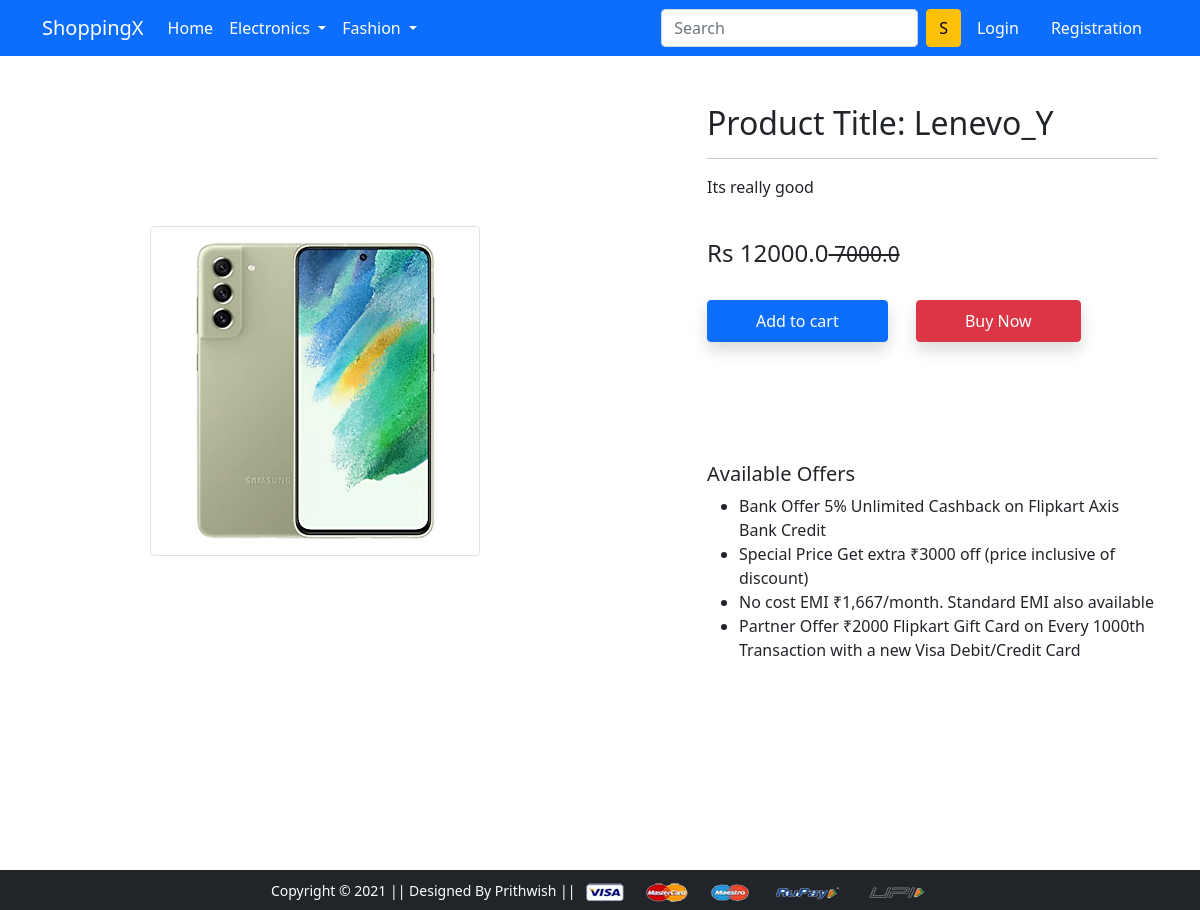
Screenshot of /product-detail/1 with the database file from the repository.
### app/models.py (models this page shows, shortened)
class Product(models.Model):
    title = models.CharField(max_length=100)
    selling_price = models.FloatField()
    discount_price = models.FloatField()
    description = models.CharField(max_length=20)
    brand = models.CharField(max_length=20)
    category = models.CharField(choices=CATEGORY_CHOICES, max_length=4)
    product_image = models.ImageField(upload_to='productimg')

### app/views.py (the view)
# urls.py: path('product-detail/<int:pk>', views.ProductDetailView.as_view(), name='product-detail'),
class ProductDetailView(View):
    def get(self, request, pk):
        product = Product.objects.get(pk=pk)
        item_already_in_cart = False
        if request.user.is_authenticated:
            item_already_in_cart = Cart.objects.filter(Q(product=product.id) & Q(user=request.user)).exists()
        return render(request, 'app/productdetail.html', {'product':product, 'item_already_in_cart':item_already_in_cart})

### app/templates/app/productdetail.html (shortened to what this page needs)
{% extends 'app/base.html' %}
{% load static %}
{% block main-content %}
<div class="container my-5">
 <div class="row">
  <div class="col-sm-6 text-center align-self-center">
   <img src="{{product.product_image.url}}" alt="" class="img-fluid img-thumbnail">
  </div>
  <div class="col-sm-5 offset-sm-1">
   <h2>Product Title: {{product.title}}</h2>
   <hr>
   <p>{{product.description}}</p> <br>
   <h4>Rs {{product.selling_price}}<small class="fw-light text-decoration-line-through"> {{product.discount_price}}</small></h4> <br>
   {% if not request.user.is_authenticated %}
	<form action="/add-to-cart" class="d-inline">
		<button type="submit" class="btn btn-primary shadow px-5 py-2">Add to cart</button>
	</form>
	{% endif %}
   <form action="/add-to-buy" class="d-inline">
		<button type="submit" class="btn btn-danger shadow px-5 py-2 ms-4">Buy Now</button>
   </form>
   <br>
   <br>
   <br>
   <br>
   <h5 class="mt-5">Available Offers</h5>
   <ul>
    <li>Bank Offer 5% Unlimited Cashback on Flipkart Axis Bank Credit</li>
    <li>Special Price Get extra ₹3000 off (price inclusive of discount)</li>
    <li>No cost EMI ₹1,667/month. Standard EMI also available</li>
    <li>Partner Offer ₹2000 Flipkart Gift Card on Every 1000th Transaction with a new Visa Debit/Credit Card</li>
   </ul>
  </div>
 </div>
</div>
{% endblock main-content %}

### rows the page displays
Product: product_image (picture), title "Lenevo_Y", description "Its really good", selling_price "12000.0", discount_price "7000.0"
